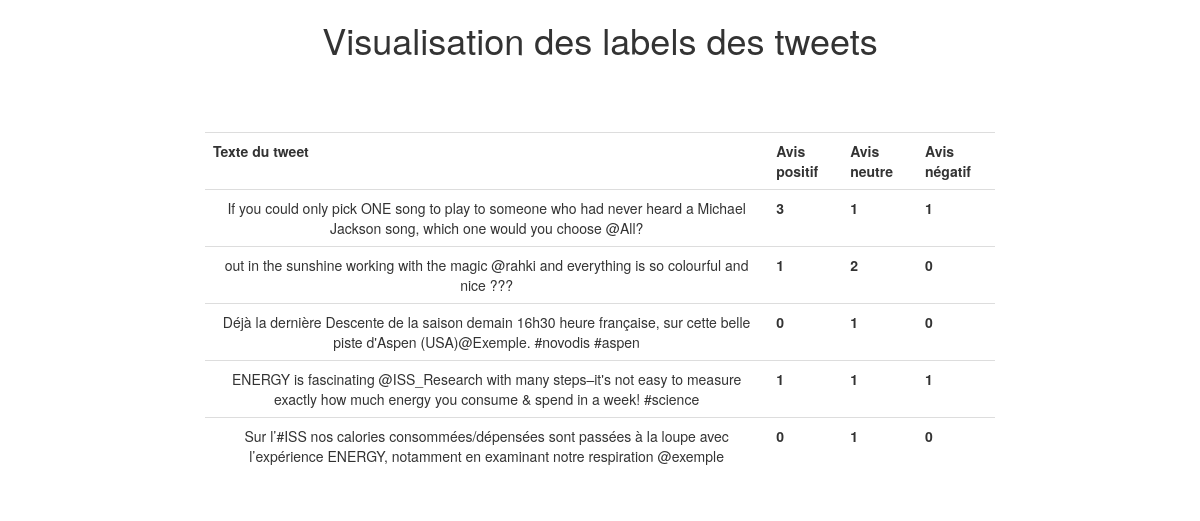
The app's page /visualisation.php with its own data.
### tables this page shows
CREATE TABLE `tweet` (
  `id` int(11) NOT NULL,
  `tweet_content` text NOT NULL,
  `count_positif` int(11) NOT NULL DEFAULT '0',
  `count_neutre` int(11) NOT NULL DEFAULT '0',
  `count_negatif` int(11) NOT NULL DEFAULT '0',
  `original_id` varchar(255) DEFAULT NULL
);

### config/config.php (called while the page is built, shortened)
<?php
$connection = db_connect();
function db_connect() {
    $dsn = "mysql:host=localhost;port=3306;dbname=tweet_labellisation";
    $user = "root";
    $pass = "";
    return new PDO($dsn, $user, $pass, array(
        PDO::ATTR_PERSISTENT => true
    ));
}
function read_all_tweets() {
    global $connection;
    $state = "SELECT * FROM tweet";
    $res = $connection->query($state, PDO::FETCH_ASSOC)->fetchAll();
    return $res;
}
?>

### visualisation.php (the view, shortened to what this page needs)
<!DOCTYPE html>
<?php
include './config/config.php';
$permit = true;
?>
<html>
    <head>
        <link rel="stylesheet" type="text/css"
              href="https://maxcdn.bootstrapcdn.com/bootstrap/3.3.7/css/bootstrap.min.css">
        <link rel="stylesheet" type="text/css" href="style.css">
    </head>
    <body>
        <div class="row">
            <div class="col-md-8" id="main">
                <h1 id="title">Visualisation des labels des tweets</h1>
                <table class="table table-hover">
                    <tr>
                        <th>Texte du tweet</th>
                        <th>Avis positif</th>
                        <th>Avis neutre</th>
                        <th>Avis négatif</th>
                    </tr>
                    <?php
                    if ($permit) {
                        $tweets = read_all_tweets();
                        foreach ($tweets as $key => $tweet) {
                            echo '<tr>';
                            echo '<td>' . $tweet['tweet_content'] . '</td>';
                            echo '<th>' . $tweet['count_positif'] . '</th>';
                            echo '<th>' . $tweet['count_neutre'] . '</th>';
                            echo '<th>' . $tweet['count_negatif'] . '</th>';
                            echo '</tr>';
                        }
                    }
                    ?>
                </table>
            </div>
        </div>
    </body>
</html>

### include/css/style.css (style rules this page uses)
#title { margin-bottom: 2em; }
#main { text-align: center; }

### records on screen
tweet: tweet_content "If you could only pick ONE song to play to someone who had never heard a Michael Jackson song, which one would you choose @All?", count_positif "3", count_neutre "1", count_negatif "1"
tweet: tweet_content "out in the sunshine working with the magic @rahki and everything is so colourful and nice ???", count_positif "1", count_neutre "2", count_negatif "0"
tweet: tweet_content "Déjà la dernière Descente de la saison demain 16h30 heure française, sur cette belle piste d'Aspen (USA)@Exemple. #novodis #aspen", count_positif "0", count_neutre "1", count_negatif "0"
tweet: tweet_content "ENERGY is fascinating @ISS_Research with many steps–it's not easy to measure exactly how much energy you consume & spend in a week! #science", count_positif "1", count_neutre "1", count_negatif "1"
tweet: tweet_content "Sur l’#ISS nos calories consommées/dépensées sont passées à la loupe avec l’expérience ENERGY, notamment en examinant notre respiration @exemple", count_positif "0", count_neutre "1", count_negatif "0"
